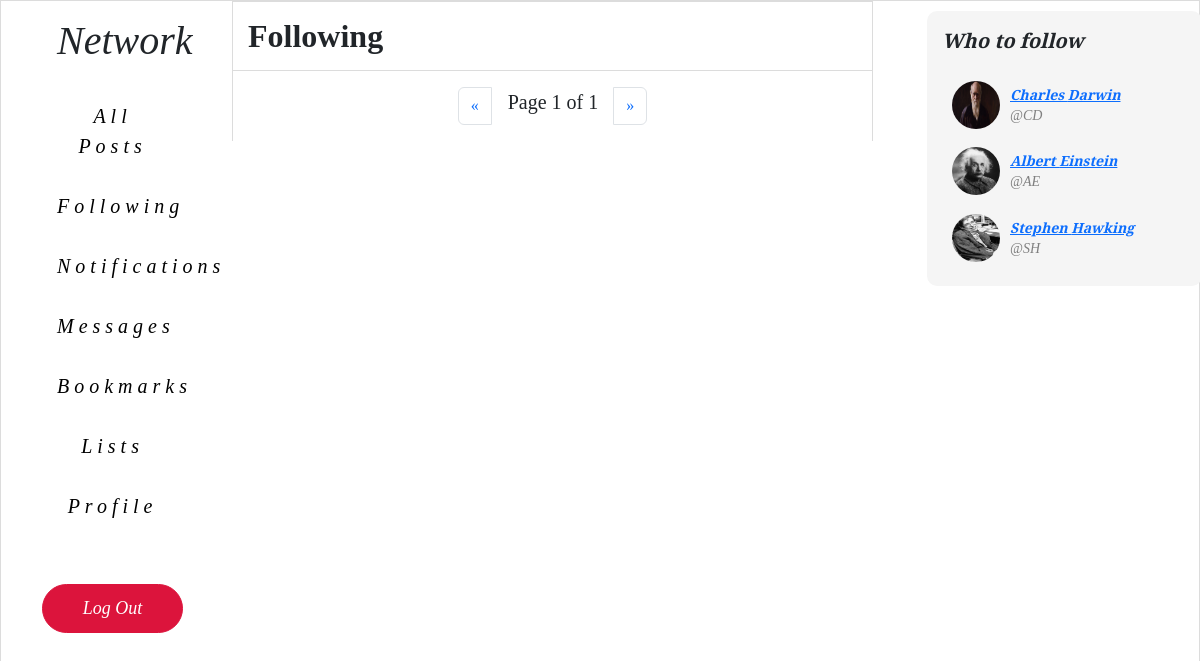
The app's page /following (signed in) with its own data.
### network/models.py (models this page shows)
class User(AbstractUser):
    pass
    bio = models.TextField(blank=True, max_length=160)
    profile_picture = models.ImageField(default="default.jpeg", upload_to="profile_pictures")

### network/views.py (the view)
# urls.py: path("following", views.following, name="following"),
def following(request):
    current_user = User.objects.get(username=request.user)
    currently_following = current_user.following.all()
    followed_posts = []
    for user in currently_following:
        followed_posts += (user.following.posts.all())
    followed_posts.sort(key=lambda post: post.timestamp, reverse=True)
    paginator = Paginator(followed_posts, 10)
    page_number = request.GET.get('page')
    page_obj = paginator.get_page(page_number)
    context = {
        "page_obj": page_obj,
        "recommend_follow": recommend_follow(request),
    }
    return render(request, "network/following.html", context)

### network/views.py (called while the page is built)
def recommend_follow(request):
    current_user = User.objects.get(username=request.user)
    not_following = User.objects.exclude(
        followers__user=current_user
    ).exclude(username=current_user)
    if len(not_following) > 3: sample_size = 3
    else: sample_size = len(not_following)
    not_following = random.sample(list(not_following), sample_size)
    return not_following

### network/templates/network/following.html (shortened to what this page needs)
{% extends "network/layout.html" %}
{% block body %}
    <div class="page-title">Following</div>
    <nav aria-label="Page navigation">
        <ul class="pagination justify-content-center mt-3">
            {% if page_obj.has_previous %}
          <li class="page-item">
            <a id="prev" class="page-link" href="?page={{ page_obj.previous_page_number }}" aria-label="Previous">
              <span aria-hidden="true">&laquo;</span>
            </a>
          </li>
          {% else %}
          <li class="page-item">
            <a id="prev" class="page-link" href="#" aria-label="Previous">
              <span aria-hidden="true">&laquo;</span>
            </a>
          </li>
          {% endif %}
          <span class="current fs-5 mx-3">
            Page {{ page_obj.number }} of {{ page_obj.paginator.num_pages }}
        </span>
        {% if page_obj.has_next %}
          <li class="page-item">
                <a id="next" class="page-link" href="?page={{ page_obj.next_page_number }}" aria-label="Next">
                    <span aria-hidden="true">&raquo;</span>
                  </a>
          </li>
          {% else %}
          <li class="page-item">
            <a id="next" class="page-link" href="#" aria-label="Next">
                <span aria-hidden="true">&raquo;</span>
              </a>
      </li>
          {% endif %}
        </ul>
      </nav>
{% endblock %}

### network/templates/network/layout.html (shortened to what this page needs)
{% load static %}
<!DOCTYPE html>
<html lang="en">
  <head>
    <link href="{% static 'network/style.css' %}" rel="stylesheet" />
    <link
      href="https://cdn.jsdelivr.net/npm/bootstrap@5.3.2/dist/css/bootstrap.min.css"
      rel="stylesheet"
    />
    <link rel="stylesheet" href="https://cdn.jsdelivr.net/npm/bootstrap-icons@1.11.1/font/bootstrap-icons.css">
  </head>
  <body>
    <div class="container">
      <div class="row">
        <div class="col-2">
          <div class="left-pane text-wrap text-center" style = "font-family:'Playfair Display', serif;font-size:16px;font-style:italic;">
            <nav class="navigation-bar">
              <div class="logo">
                <div class="fs-1">Network</div>
              </div>
              <div class="nav d-block">
                <div class="nav-item">
                  <a class="navigation-link text-decoration-none" href="{% url 'index' %}">All Posts</a>
                </div>
              </div>
              {% if user.is_authenticated %}
              <div class="nav d-block">
                <div class="nav-item">
                  <a class="navigation-link" href="{% url 'following' %}"
                    >Following</a
                  >
                </div>
              </div>
              <div class="nav d-block">
                <div class="nav-item">
                  <a class="navigation-link" href="#">Notifications</a>
                </div>
              </div>
              <div class="nav d-block">
                <div class="nav-item">
                  <a class="navigation-link" href="#">Messages</a>
                </div>
              </div>
              <div class="nav d-block">
                <div class="nav-item">
                  <a class="navigation-link" href="#">Bookmarks</a>
                </div>
              </div>
              <div class="nav d-block">
                <div class="nav-item">
                  <a class="navigation-link" href="#">Lists</a>
                </div>
              </div>
              <div class="nav d-block">
                <div class="nav-item">
                  <a class="navigation-link" href="/profile/{{ request.user }}"
                    >Profile</a
                  >
                </div>
              </div>
              {% endif %} {% if user.is_authenticated %}
              <div class="logout">
                <a class="navigation-link" href="{% url 'logout' %}">Log Out</a>
              </div>
              {% endif %}
            </nav>
          </div>
        </div>
        <div class="col-7">
          <div class="body" style = "font-family:'Mooli', serif; font-size: 2em ;" >{% block body %} {% endblock %}</div>
        </div>
        <div class="col-3">
          <div class="right-pane" style = "font-family:'Playfair Display', serif;font-size:16px;font-style:italic;">
            {% if user.is_authenticated %}
            <div class="who-to-follow-container">
              <div class="who-to-follow">
                <p>Who to follow</p>
                {% for user in recommend_follow %}
                <div class="recommend-follow">
                  <div class="profile-pic">
                    <a href="/profile/{{ user.username }}">
                      <img src="{{ user.profile_picture.url }}" />
                    </a>
                  </div>
                  <div class="recommend-user">
                    <a href="/profile/{{ user.username }}"
                      ><div>{{ user.first_name }} {{ user.last_name }}</div>
                    </a>
                    <div>@{{ user.username }}</div>
                  </div>
                </div>
                {% endfor %}
              </div>
            </div>
            {% endif %}
          </div>
        </div>
      </div>
    </div>
  </body>
</html>

### network/static/network/style.css (style rules this page uses)
body { border: 1px solid gainsboro; height: 100vh; width: 100vw; }
.navigation-bar { font-size: 20px; margin-top: 10px; margin-left: auto; margin-right: 30px; max-width: 250px; width: 85%; }
.logo { cursor: default; padding-left: 15px; padding-bottom: 15px; }
.nav-item a { border-radius: 25px; display: inline-block; margin: 5px 0 5px 0; padding: 10px 15px 10px 15px; transition: background-color 0.15s linear; letter-spacing: 5px; }
.navigation-link { color: black; text-decoration: none; }
.logout .navigation-link, .register .navigation-link { color: white; font-size: 18px; }
.logout a, .register a { background-color: crimson; border: 1px solid crimson; border-radius: 25px; display: flex; justify-content: center; padding: 10px 0 10px 0; margin-top: 3rem; transition: filter 0.25s; }
.body { border-left: 1px solid gainsboro; border-right: 1px solid gainsboro; overflow: scroll; width: 100%; }
.page-title { background-color: white; border-top: 1px solid gainsboro; border-bottom: 1px solid gainsboro; font-weight: bold; margin-top: auto; margin-bottom: auto; padding: 10px 0px 10px 15px; }
.profile-pic img { border-radius: 100%; height: 48px; margin-right: 10px; width: 48px; }
.right-pane { display: block; justify-content: left; }
.who-to-follow-container { height: 275px; margin-top: 10px; margin-left: 30px; width: 275px; }
.who-to-follow { background-color: whitesmoke; border-radius: 10px; display: grid; grid-template-rows: 0.25fr 1fr 1fr 1fr; height: 100%; padding: 15px; width: 100%; }
.who-to-follow p { font-size: 20px; font-weight: bold; height: 100%; }
.recommend-follow { display: grid; align-items: center; display: flex; font-size: 14px; height: 100%; padding-left: 10px; }
.recommend-user div:nth-child(1) { font-weight: bold; }
.recommend-user div:nth-child(2) { color: gray; }

### records on screen
User: profile_picture (picture), first_name "Charles", last_name "Darwin", username "CD"
User: profile_picture (picture), first_name "Albert", last_name "Einstein", username "AE"
User: profile_picture (picture), first_name "Stephen", last_name "Hawking", username "SH"

### other values on screen
{{ page_obj.number }} "1"
{{ page_obj.paginator.num_pages }} "1"
